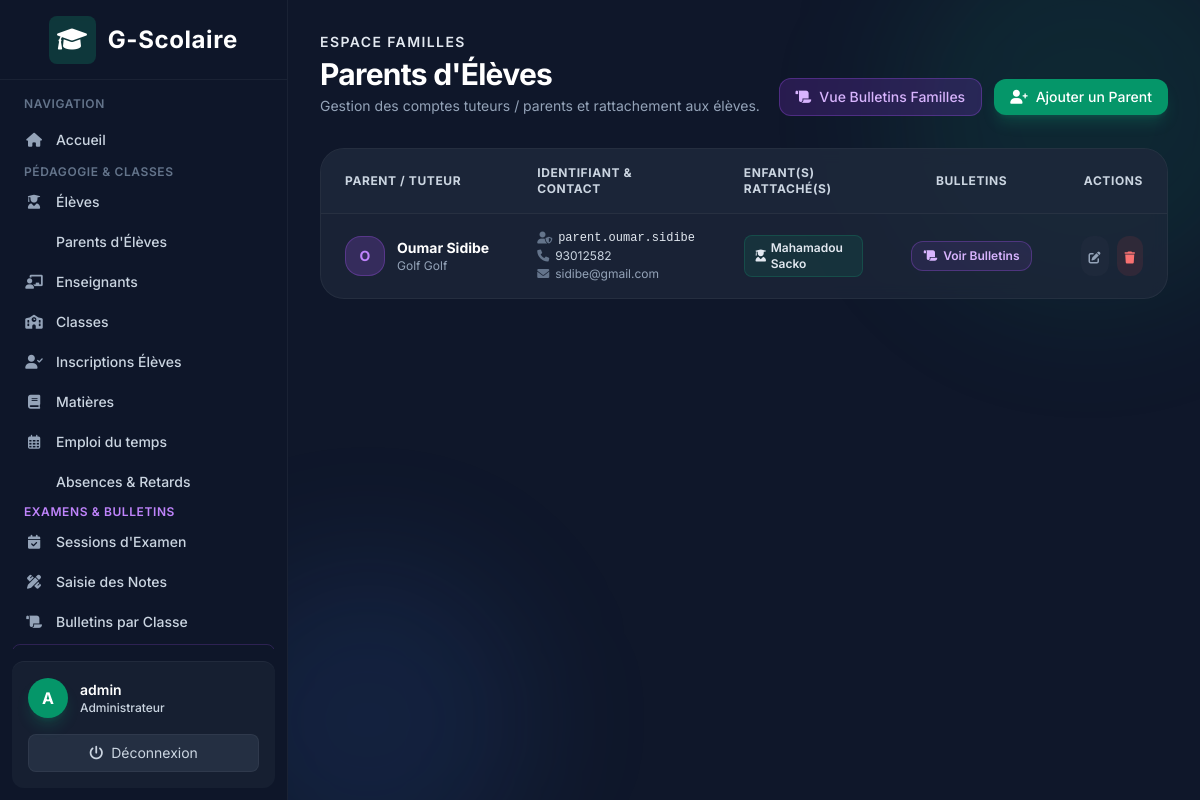
Page /students/parents/ (signed in) on the committed database.
### accounts/models.py (models this page shows)
class User(AbstractUser):
    class Role(models.TextChoices):
        ADMIN = "ADMIN", "Administrateur"
        TEACHER = "TEACHER", "Enseignant"
        STUDENT = "STUDENT", "Élève"
        PARENT = "PARENT", "Parent"
    role = models.CharField(
        max_length=20,
        choices=Role.choices
    )
    phone = models.CharField(max_length=30, blank=True)

### students/models.py (models this page shows, shortened)
class Parent(models.Model):
    user = models.OneToOneField(
        settings.AUTH_USER_MODEL,
        on_delete=models.CASCADE
    )
    address = models.TextField(blank=True)

class Student(models.Model):
    user = models.OneToOneField(
        settings.AUTH_USER_MODEL,
        on_delete=models.CASCADE
    )
    GENDER_CHOICES = [
        ('M', 'Masculin'),
        ('F', 'Féminin'),
    ]
    parents = models.ManyToManyField(Parent, blank=True)
    gender = models.CharField(max_length=1, choices=GENDER_CHOICES, blank=True, null=True, verbose_name="Sexe")
    age = models.IntegerField(blank=True, null=True, verbose_name="Âge")
    birth_date = models.DateField(blank=True, null=True, verbose_name="Date de naissance")
    neighborhood = models.CharField(max_length=100, blank=True, verbose_name="Quartier")
    parent_contact = models.CharField(max_length=20, blank=True, verbose_name="Numéro du parent")
    registration_number = models.CharField(
        max_length=50,
        unique=True,
        verbose_name="Matricule"
    )
    address = models.TextField(blank=True, verbose_name="Adresse complète")

### students/views.py (the view)
# urls.py: path('parents/', views.ParentListView.as_view(), name='parent_list'),
class ParentListView(LoginRequiredMixin, AdminRequiredMixin, ListView):
    model = Parent
    template_name = 'students/parent_list.html'
    context_object_name = 'parents'
    def get_queryset(self):
        return Parent.objects.select_related('user').prefetch_related('student_set__user').order_by('user__last_name')

### templates/students/parent_list.html (shortened to what this page needs)
{% extends 'base.html' %}
{% block content %}
<div class="mb-8 flex flex-col md:flex-row md:items-end justify-between gap-4">
    <div>
        <p class="text-brand-400 text-sm font-semibold uppercase tracking-widest mb-1">Espace Familles</p>
        <h1 class="text-3xl font-bold text-white tracking-tight">Parents d'Élèves</h1>
        <p class="text-slate-400 mt-1 text-sm">Gestion des comptes tuteurs / parents et rattachement aux élèves.</p>
    </div>
    <div class="flex items-center gap-3">
        <a href="{% url 'exams:parent_bulletins' %}" class="px-4 py-2 bg-purple-600/20 text-purple-300 hover:bg-purple-600 hover:text-white rounded-xl text-sm font-medium transition-colors border border-purple-500/30 flex items-center gap-2">
            <i class="fa-solid fa-scroll"></i> Vue Bulletins Familles
        </a>
        <a href="{% url 'students:parent_create' %}" class="px-4 py-2 bg-brand-600 hover:bg-brand-500 text-white rounded-xl text-sm font-medium transition-colors shadow-lg shadow-brand-500/20 flex items-center gap-2">
            <i class="fa-solid fa-user-plus"></i> Ajouter un Parent
        </a>
    </div>
</div>
<div class="card-glass rounded-3xl overflow-hidden">
    <div class="overflow-x-auto">
        <table class="min-w-full divide-y divide-white/5">
            <thead class="bg-slate-800/60">
                <tr>
                    <th class="px-6 py-4 text-left text-xs font-bold text-slate-300 uppercase tracking-wider">Parent / Tuteur</th>
                    <th class="px-6 py-4 text-left text-xs font-bold text-slate-300 uppercase tracking-wider">Identifiant &amp; Contact</th>
                    <th class="px-6 py-4 text-left text-xs font-bold text-slate-300 uppercase tracking-wider">Enfant(s) Rattaché(s)</th>
                    <th class="px-6 py-4 text-center text-xs font-bold text-slate-300 uppercase tracking-wider">Bulletins</th>
                    <th class="px-6 py-4 text-right text-xs font-bold text-slate-300 uppercase tracking-wider">Actions</th>
                </tr>
            </thead>
            <tbody class="divide-y divide-white/5">
                {% for parent in parents %}
                <tr class="hover:bg-slate-800/30 transition-colors">
                    <td class="px-6 py-4 whitespace-nowrap">
                        <div class="flex items-center gap-3">
                            <div class="h-10 w-10 rounded-2xl bg-purple-500/20 text-purple-400 border border-purple-500/30 flex items-center justify-center font-bold text-sm">
                                {{ parent.user.first_name|first|upper }}
                            </div>
                            <div>
                                <p class="text-sm font-bold text-white">{{ parent.user.get_full_name }}</p>
                                <p class="text-xs text-slate-400">{{ parent.address|default:"Adresse non renseignée" }}</p>
                            </div>
                        </div>
                    </td>
                    <td class="px-6 py-4 whitespace-nowrap">
                        <div class="space-y-0.5">
                            <p class="text-xs font-mono text-brand-300 flex items-center gap-1.5">
                                <i class="fa-solid fa-user-shield text-slate-500"></i> {{ parent.user.username }}
                            </p>
                            {% if parent.user.phone %}
                            <p class="text-xs text-slate-300 flex items-center gap-1.5">
                                <i class="fa-solid fa-phone text-slate-500"></i> {{ parent.user.phone }}
                            </p>
                            {% endif %}
                            {% if parent.user.email %}
                            <p class="text-xs text-slate-400 flex items-center gap-1.5">
                                <i class="fa-solid fa-envelope text-slate-500"></i> {{ parent.user.email }}
                            </p>
                            {% endif %}
                        </div>
                    </td>
                    <td class="px-6 py-4">
                        <div class="flex flex-wrap gap-1.5">
                            {% for child in parent.student_set.all %}
                            <span class="inline-flex items-center gap-1 px-2.5 py-1 rounded-lg text-xs font-semibold bg-brand-500/10 text-brand-300 border border-brand-500/20">
                                <i class="fa-solid fa-user-graduate text-xs"></i> {{ child.user.get_full_name }}
                            </span>
                            {% empty %}
                            <span class="text-xs text-slate-500 italic">Aucun enfant lié</span>
                            {% endfor %}
                        </div>
                    </td>
                    <td class="px-6 py-4 text-center whitespace-nowrap">
                        <a href="{% url 'exams:parent_bulletins' %}?parent_id={{ parent.pk }}" class="inline-flex items-center gap-1.5 px-3 py-1.5 rounded-xl text-xs font-semibold bg-purple-500/10 hover:bg-purple-500/20 text-purple-300 border border-purple-500/30 transition-colors">
                            <i class="fa-solid fa-scroll"></i> Voir Bulletins
                        </a>
                    </td>
                    <td class="px-6 py-4 text-right whitespace-nowrap">
                        <div class="flex items-center justify-end gap-2">
                            <a href="{% url 'students:parent_update' parent.pk %}" class="p-2 text-slate-400 hover:text-white bg-slate-800 hover:bg-slate-700 rounded-xl transition-colors">
                                <i class="fa-solid fa-pen-to-square text-xs"></i>
                            </a>
                            <a href="{% url 'students:parent_delete' parent.pk %}" class="p-2 text-red-400 hover:text-red-300 bg-red-500/10 hover:bg-red-500/20 rounded-xl transition-colors">
                                <i class="fa-solid fa-trash text-xs"></i>
                            </a>
                        </div>
                    </td>
                </tr>
                {% endfor %}
            </tbody>
        </table>
    </div>
</div>
{% endblock %}

### templates/base.html (shortened to what this page needs)
<!DOCTYPE html>
<html lang="fr" class="h-full bg-slate-900 text-slate-200">
<head>
    <script src="https://cdn.tailwindcss.com"></script>
    <link href="https://cdnjs.cloudflare.com/ajax/libs/font-awesome/6.0.0/css/all.min.css" rel="stylesheet">
</head>
<body class="h-screen flex overflow-hidden font-sans antialiased bg-slate-900 text-slate-200">
    {% if user.is_authenticated %}
    <div class="hidden md:flex md:flex-shrink-0 z-20">
        <div class="flex flex-col w-72 glass text-slate-300">
            <div class="flex items-center justify-center h-20 border-b border-white/5 px-4">
                <span class="text-2xl font-bold flex items-center gap-3 text-white tracking-wide">
                    <div class="bg-brand-500/20 p-2 rounded-lg text-brand-400">
                        <i class="fa-solid fa-graduation-cap"></i>
                    </div>
                    G-Scolaire
                </span>
            </div>
            <div class="flex-1 flex flex-col overflow-y-auto mt-4 px-3">
                <p class="px-3 text-xs font-semibold text-slate-500 uppercase tracking-wider mb-2">Navigation</p>
                <nav class="flex-1 space-y-1">
                    <a href="{% url 'dashboard' %}" class="nav-item group flex items-center px-3 py-2.5 text-sm font-medium rounded-lg text-slate-300 hover:text-white hover:bg-slate-800/80">
                        <i class="fa-solid fa-house mr-3 w-5 text-center text-slate-400 group-hover:text-brand-400"></i> Accueil
                    </a>
                    {% if user.role == 'ADMIN' or user.is_superuser %}
                        <div class="mt-4 mb-2">
                            <p class="px-3 text-xs font-semibold text-slate-500 uppercase tracking-wider">Pédagogie &amp; Classes</p>
                        </div>
                        <a href="{% url 'students:list' %}" class="nav-item group flex items-center px-3 py-2 text-sm font-medium rounded-lg text-slate-300 hover:text-white hover:bg-slate-800/80">
                            <i class="fa-solid fa-user-graduate mr-3 w-5 text-center text-slate-400 group-hover:text-brand-400"></i> Élèves
                        </a>
                        <a href="{% url 'students:parent_list' %}" class="nav-item group flex items-center px-3 py-2 text-sm font-medium rounded-lg text-slate-300 hover:text-white hover:bg-slate-800/80">
                             Parents d'Élèves
                        </a>
                        <a href="{% url 'teachers:list' %}" class="nav-item group flex items-center px-3 py-2 text-sm font-medium rounded-lg text-slate-300 hover:text-white hover:bg-slate-800/80">
                            <i class="fa-solid fa-chalkboard-user mr-3 w-5 text-center text-slate-400 group-hover:text-brand-400"></i> Enseignants
                        </a>
                        <a href="{% url 'academics:class_list' %}" class="nav-item group flex items-center px-3 py-2 text-sm font-medium rounded-lg text-slate-300 hover:text-white hover:bg-slate-800/80">
                            <i class="fa-solid fa-school mr-3 w-5 text-center text-slate-400 group-hover:text-brand-400"></i> Classes
                        </a>
                        <a href="{% url 'academics:enrollment_list' %}" class="nav-item group flex items-center px-3 py-2 text-sm font-medium rounded-lg text-slate-300 hover:text-white hover:bg-slate-800/80">
                            <i class="fa-solid fa-user-check mr-3 w-5 text-center text-slate-400 group-hover:text-brand-400"></i> Inscriptions Élèves
                        </a>
                        <a href="{% url 'academics:subject_list' %}" class="nav-item group flex items-center px-3 py-2 text-sm font-medium rounded-lg text-slate-300 hover:text-white hover:bg-slate-800/80">
                            <i class="fa-solid fa-book mr-3 w-5 text-center text-slate-400 group-hover:text-brand-400"></i> Matières
                        </a>
                        <a href="{% url 'academics:course_list' %}" class="nav-item group flex items-center px-3 py-2 text-sm font-medium rounded-lg text-slate-300 hover:text-white hover:bg-slate-800/80">
                            <i class="fa-regular fa-calendar-days mr-3 w-5 text-center text-slate-400 group-hover:text-brand-400"></i> Emploi du temps
                        </a>
                        <a href="{% url 'attendance:list' %}" class="nav-item group flex items-center px-3 py-2 text-sm font-medium rounded-lg text-slate-300 hover:text-white hover:bg-slate-800/80">
                             Absences &amp; Retards
                        </a>
                        <div class="mt-5 mb-2">
                            <p class="px-3 text-xs font-semibold text-purple-400 uppercase tracking-wider">Examens &amp; Bulletins</p>
                        </div>
                        <a href="{% url 'exams:session_list' %}" class="nav-item group flex items-center px-3 py-2 text-sm font-medium rounded-lg text-slate-300 hover:text-white hover:bg-slate-800/80">
                            <i class="fa-solid fa-calendar-check mr-3 w-5 text-center text-slate-400 group-hover:text-purple-400"></i> Sessions d'Examen
                        </a>
                        <a href="{% url 'exams:mark_entry_select' %}" class="nav-item group flex items-center px-3 py-2 text-sm font-medium rounded-lg text-slate-300 hover:text-white hover:bg-slate-800/80">
                            <i class="fa-solid fa-pen-ruler mr-3 w-5 text-center text-slate-400 group-hover:text-purple-400"></i> Saisie des Notes
                        </a>
                        <a href="{% url 'exams:bulletin_select' %}" class="nav-item group flex items-center px-3 py-2 text-sm font-medium rounded-lg text-slate-300 hover:text-white hover:bg-slate-800/80">
                            <i class="fa-solid fa-scroll mr-3 w-5 text-center text-slate-400 group-hover:text-purple-400"></i> Bulletins par Classe
                        </a>
                        <a href="{% url 'exams:parent_bulletins' %}" class="nav-item group flex items-center px-3 py-2 text-sm font-medium rounded-lg text-purple-300 hover:text-white hover:bg-purple-900/40 border border-purple-500/20">
                        </a>
                    {% endif %}
                </nav>
            </div>
            <div class="flex-shrink-0 border-t border-white/5 p-4 m-3 rounded-xl bg-slate-800/50">
                <div class="flex items-center w-full">
                    <div class="h-10 w-10 rounded-full bg-brand-600 flex items-center justify-center text-white font-bold shadow-lg shadow-brand-500/20">
                        {{ user.get_full_name|default:user.username|make_list|first|upper }}
                    </div>
                    <div class="ml-3 flex-1 overflow-hidden">
                        <p class="text-sm font-semibold text-white truncate">{{ user.get_full_name|default:user.username }}</p>
                        <p class="text-xs font-medium text-brand-400">{{ user.get_role_display }}</p>
                    </div>
                </div>
                <form method="post" action="{% url 'logout' %}" class="mt-4">
                    <button type="submit" class="w-full text-center text-sm bg-slate-700/50 hover:bg-red-500/20 hover:text-red-400 text-slate-300 py-2 rounded-lg transition-colors flex items-center justify-center gap-2 border border-white/5 hover:border-red-500/30">
                        <i class="fa-solid fa-power-off"></i> Déconnexion
                    </button>
                </form>
            </div>
        </div>
    </div>
    {% endif %}
    <div class="flex flex-col w-0 flex-1 overflow-hidden relative">
        <div class="absolute top-0 right-0 -mr-20 -mt-20 w-96 h-96 bg-brand-500/10 rounded-full blur-3xl pointer-events-none"></div>
        <div class="absolute bottom-0 left-0 -ml-20 -mb-20 w-80 h-80 bg-blue-500/10 rounded-full blur-3xl pointer-events-none"></div>
        <main class="flex-1 relative z-10 overflow-y-auto focus:outline-none">
            <div class="py-8 px-4 sm:px-6 md:px-8 max-w-7xl mx-auto">
                {% block content %}
                {% endblock %}
            </div>
        </main>
    </div>
</body>
</html>

### rows in the picture
User: get_full_name|make_list "A", get_full_name "admin", role "Administrateur"
Parent: user.first_name|first "O", user.get_full_name "Oumar Sidibe", address "Golf Golf", user.username "parent.oumar.sidibe", user.phone "93012582", user.email "sidibe@gmail.com"
Student: user.get_full_name "Mahamadou Sacko"
